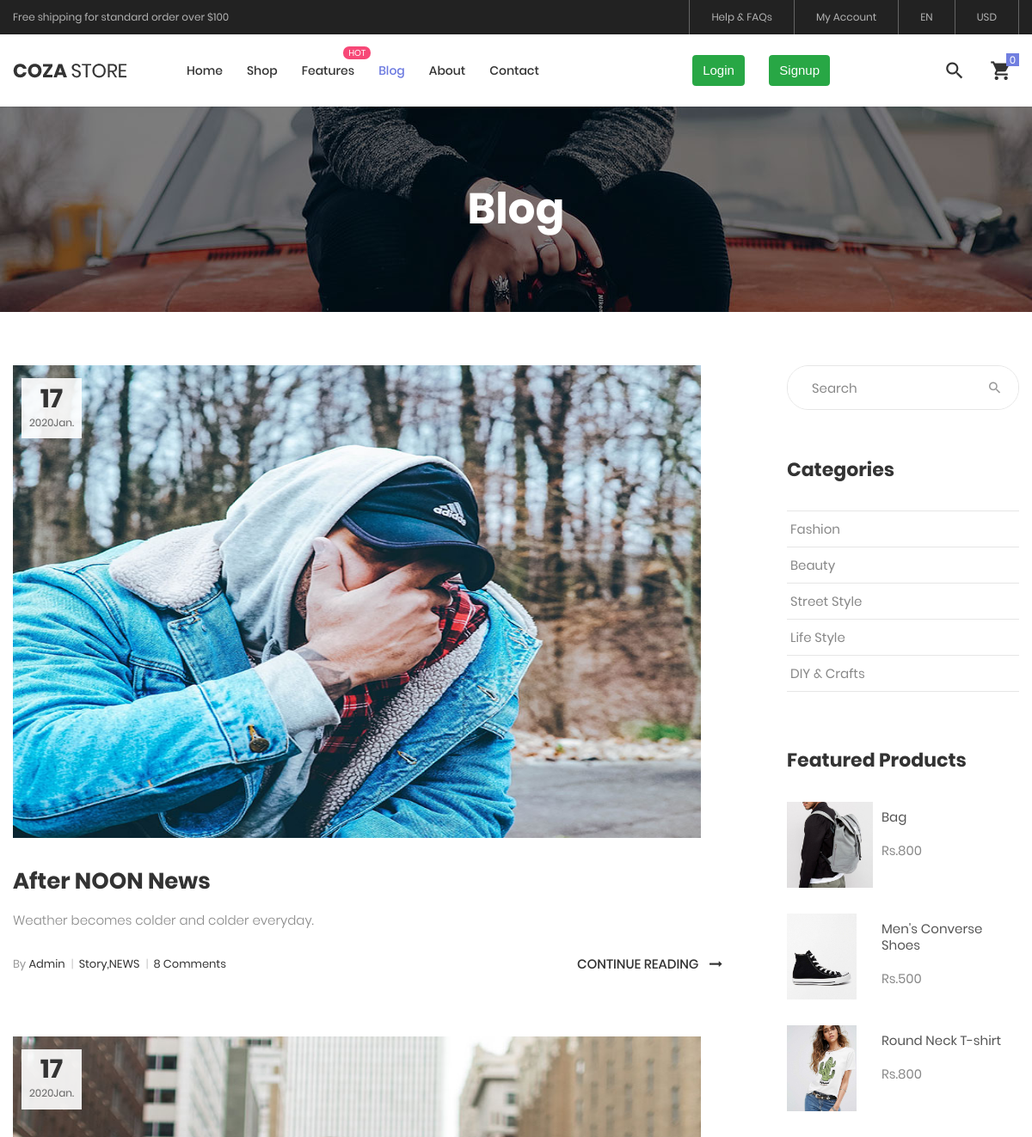
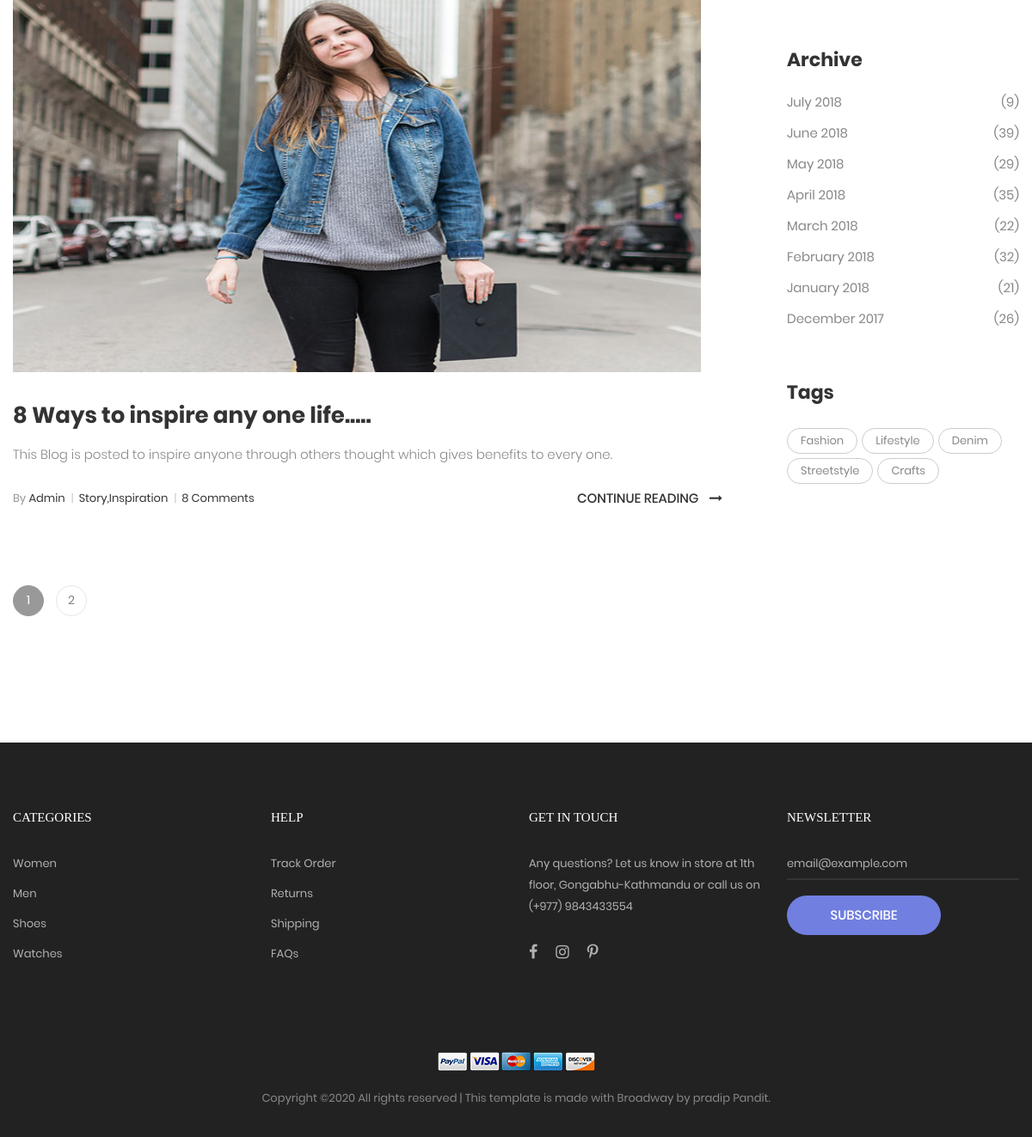
Page /blog on the committed database (2 pictures, top to bottom).
### home/models.py (models this page shows, shortened)
class blogpost(models.Model):
    blogheading = models.TextField(max_length=100,blank=False,default="Today's Heading")
    blogtheme =  models.TextField(max_length=200,blank=False,default="Today's Heading theme")
    blogdescription_para1 = models.TextField(max_length=10000,blank=False,default="Description")
    blogdescription_para2 = models.TextField(max_length=10000,blank=True)
    blogdescription_para3 = models.TextField(max_length=10000,blank=True)
    blogtags = models.CharField(max_length=100,blank=False,default='Story')
    blogimage = models.ImageField(upload_to='blogimage',blank=False)
    date = models.DateTimeField(blank=True,default=uploaddate)

class productcollectioninfo(models.Model):
    id=models.AutoField
    item_name = models.CharField(max_length=200, default='product name')
    item_price = models.IntegerField(default='Rs.00')
    item_type = models.CharField(choices=lis,max_length=100, default='*')
    item_feature = models.TextField(max_length=100,default='No Feature Mention')
    item_description = models.TextField(max_length=1000, default='No Description')
    additional_info_weight = models.CharField(max_length=10,default='..kg')
    additional_info_dimensions = models.CharField(max_length=20,default='.x.x.x cm')
    additional_info_material = models.CharField(max_length=50, default='..% cotton')
    additional_info_available_color = models.CharField(max_length=100,default='black,red,grey....')
    additional_info_size = models.CharField(max_length=50, default='S,M,L,XL,XXL')
    item_image = models.ImageField(upload_to='productImages',blank=False)
    item_Back_view = models.ImageField(upload_to='productImages',blank=False)
    item_alone_view = models.ImageField(upload_to='productImages',blank=False)

### home/views.py (the view)
# urls.py: path('blog',views.blog),
def blog(request):
    productdata = productcollectioninfo.objects.all().order_by('?')[:]
    blogdata = blogpost.objects.all().order_by('-id')[:10]
    return render(request,'blog.html',{'productdata':productdata,'blogdata':blogdata})

### templates/blog.html (shortened to what this page needs)
{% extends 'product.html' %}
{% load static %}
{% block active %}  {% endblock %}
{% block activeblog %} active-menu {% endblock %}
{% block body %}
	<section class="bg-img1 txt-center p-lr-15 p-tb-92" style="background-image: url({%static 'images/bg-02.jpg'%});">
		<h2 class="ltext-105 cl0 txt-center">
			Blog
		</h2>
	</section>
	<section class="bg0 p-t-62 p-b-60">
		<div class="container">
			<div class="row">
				<div class="col-md-8 col-lg-9 p-b-80">
					<div class="p-r-45 p-r-0-lg">
						{% if blogdata %}
						{% for item in blogdata %}
						<div class="p-b-63">
							<a href="/blog-detail?name={{item.id}}" class="hov-img0 how-pos5-parent">
								<img src="/media/{{item.blogimage}}" alt="IMG-BLOG" style="height:550px;width:800px;">
								<div class="flex-col-c-m size-123 bg9 how-pos5">
									<span class="ltext-107 cl2 txt-center">
										{{item.date|date:"j"}}
									</span>
									<span class="stext-109 cl3 txt-center">
										{{item.date|date:"o"}}{{item.date|date:"N"}}
									</span>
								</div>
							</a>
							<div class="p-t-32">
								<h4 class="p-b-15">
									<a href="/blog-detail?name={{item.id}}" class="ltext-108 cl2 hov-cl1 trans-04">
										{{item.blogheading}}
									</a>
								</h4>
								<p class="stext-117 cl6">
									{{item.blogtheme}}
								</p>
								<div class="flex-w flex-sb-m p-t-18">
									<span class="flex-w flex-m stext-111 cl2 p-r-30 m-tb-10">
										<span>
											<span class="cl4">By</span> Admin
											<span class="cl12 m-l-4 m-r-6">|</span>
										</span>
										<span>
											{{item.blogtags}}
											<span class="cl12 m-l-4 m-r-6">|</span>
										</span>
										<span>
											8 Comments
										</span>
									</span>
									<a href="/blog-detail?name={{item.id}}" class="stext-101 cl2 hov-cl1 trans-04 m-tb-10">
										Continue Reading
										<i class="fa fa-long-arrow-right m-l-9"></i>
									</a>
								</div>
							</div>
						</div>
						{% endfor %}
						{% endif %}
						<div class="flex-l-m flex-w w-full p-t-10 m-lr--7">
							<a href="#" class="flex-c-m how-pagination1 trans-04 m-all-7 active-pagination1">
								1
							</a>
							<a href="#" class="flex-c-m how-pagination1 trans-04 m-all-7">
								2
							</a>
						</div>
					</div>
				</div>
				<div class="col-md-4 col-lg-3 p-b-80">
					<div class="side-menu">
						<div class="bor17 of-hidden pos-relative">
							<input class="stext-103 cl2 plh4 size-116 p-l-28 p-r-55" type="text" name="search" placeholder="Search">
							<button class="flex-c-m size-122 ab-t-r fs-18 cl4 hov-cl1 trans-04">
								<i class="zmdi zmdi-search"></i>
							</button>
						</div>
						<div class="p-t-55">
							<h4 class="mtext-112 cl2 p-b-33">
								Categories
							</h4>
							<ul>
								<li class="bor18">
									<a href="#" class="dis-block stext-115 cl6 hov-cl1 trans-04 p-tb-8 p-lr-4">
										Fashion
									</a>
								</li>
								<li class="bor18">
									<a href="#" class="dis-block stext-115 cl6 hov-cl1 trans-04 p-tb-8 p-lr-4">
										Beauty
									</a>
								</li>
								<li class="bor18">
									<a href="#" class="dis-block stext-115 cl6 hov-cl1 trans-04 p-tb-8 p-lr-4">
										Street Style
									</a>
								</li>
								<li class="bor18">
									<a href="#" class="dis-block stext-115 cl6 hov-cl1 trans-04 p-tb-8 p-lr-4">
										Life Style
									</a>
								</li>
								<li class="bor18">
									<a href="#" class="dis-block stext-115 cl6 hov-cl1 trans-04 p-tb-8 p-lr-4">
										DIY & Crafts
									</a>
								</li>
							</ul>
						</div>
						<div class="p-t-65">
							<h4 class="mtext-112 cl2 p-b-33">
								Featured Products
							</h4>
							<ul>
								{% if productdata%}
								{% for item in productdata %}
								{% if forloop.counter <= 3 %}
								<li class="flex-w flex-t p-b-30">
									<a href="/product-detail?name={{item.id}}" class="wrao-pic-w size-214 hov-ovelay1 m-r-20">
										<img src="/media/{{item.item_image}}" alt="PRODUCT" style="height:100px; width:100ps;">
									</a>
									<div class="size-215 flex-col-t p-t-8">
										<a href="/product-detail?name={{item.id}}" class="stext-116 cl8 hov-cl1 trans-04">
											{{item.item_name}}
										</a>
										<span class="stext-116 cl6 p-t-20">
											Rs.{{item.item_price}}
										</span>
									</div>
								</li>
								{% endif %}
								{% endfor %}
								{% endif %}
							</ul>
						</div>
						<div class="p-t-55">
							<h4 class="mtext-112 cl2 p-b-20">
								Archive
							</h4>
							<ul>
								<li class="p-b-7">
									<a href="#" class="flex-w flex-sb-m stext-115 cl6 hov-cl1 trans-04 p-tb-2">
										<span>
											July 2018
										</span>
										<span>
											(9)
										</span>
									</a>
								</li>
								<li class="p-b-7">
									<a href="#" class="flex-w flex-sb-m stext-115 cl6 hov-cl1 trans-04 p-tb-2">
										<span>
											June 2018
										</span>
										<span>
											(39)
										</span>
									</a>
								</li>
								<li class="p-b-7">
									<a href="#" class="flex-w flex-sb-m stext-115 cl6 hov-cl1 trans-04 p-tb-2">
										<span>
											May 2018
										</span>
										<span>
											(29)
										</span>
									</a>
								</li>
								<li class="p-b-7">
									<a href="#" class="flex-w flex-sb-m stext-115 cl6 hov-cl1 trans-04 p-tb-2">
										<span>
											April  2018
										</span>
										<span>
											(35)
										</span>
									</a>
								</li>
								<li class="p-b-7">
									<a href="#" class="flex-w flex-sb-m stext-115 cl6 hov-cl1 trans-04 p-tb-2">
										<span>
											March 2018
										</span>
										<span>
											(22)
										</span>
									</a>
								</li>
								<li class="p-b-7">
									<a href="#" class="flex-w flex-sb-m stext-115 cl6 hov-cl1 trans-04 p-tb-2">
										<span>
											February 2018
										</span>
										<span>
											(32)
										</span>
									</a>
								</li>
								<li class="p-b-7">
									<a href="#" class="flex-w flex-sb-m stext-115 cl6 hov-cl1 trans-04 p-tb-2">
										<span>
											January 2018
										</span>
										<span>
											(21)
										</span>
									</a>
								</li>
								<li class="p-b-7">
									<a href="#" class="flex-w flex-sb-m stext-115 cl6 hov-cl1 trans-04 p-tb-2">
										<span>
											December 2017
										</span>
										<span>
											(26)
										</span>
									</a>
								</li>
							</ul>
						</div>
						<div class="p-t-50">
							<h4 class="mtext-112 cl2 p-b-27">
								Tags
							</h4>
							<div class="flex-w m-r--5">
								<a href="#" class="flex-c-m stext-107 cl6 size-301 bor7 p-lr-15 hov-tag1 trans-04 m-r-5 m-b-5">
									Fashion
								</a>
								<a href="#" class="flex-c-m stext-107 cl6 size-301 bor7 p-lr-15 hov-tag1 trans-04 m-r-5 m-b-5">
									Lifestyle
								</a>
								<a href="#" class="flex-c-m stext-107 cl6 size-301 bor7 p-lr-15 hov-tag1 trans-04 m-r-5 m-b-5">
									Denim
								</a>
								<a href="#" class="flex-c-m stext-107 cl6 size-301 bor7 p-lr-15 hov-tag1 trans-04 m-r-5 m-b-5">
									Streetstyle
								</a>
								<a href="#" class="flex-c-m stext-107 cl6 size-301 bor7 p-lr-15 hov-tag1 trans-04 m-r-5 m-b-5">
									Crafts
								</a>
							</div>
						</div>
					</div>
				</div>
			</div>
		</div>
	</section>
{% endblock %}

### static/css/main.css (style rules this page uses)
.container { max-width: 1380px; }
@media (max-width: 1600px) { .container { max-width: 1200px; } }
.cl0 { color: #fff; }
.cl2 { color: #333; }
.cl3 { color: #666; }
.cl4 { color: #999; }
.cl6 { color: #888; }
.cl8 { color: #555; }
.cl12 { color: #ccc; }
.stext-101 { font-family: Poppins-Medium; font-size: 15px; line-height: 1.466667; text-transform: uppercase; }
.stext-103 { font-family: Poppins-Regular; font-size: 15px; line-height: 1.466667; }
.stext-107 { font-family: Poppins-Regular; font-size: 13px; line-height: 1.923; }
.stext-109 { font-family: Poppins-Regular; font-size: 12px; line-height: 1.833333; }
.stext-111 { font-family: Poppins-Regular; font-size: 13px; line-height: 1.6923; }
.stext-115 { font-family: Poppins-Regular; font-size: 15px; line-height: 1.666667; }
.stext-116 { font-family: Poppins-Regular; font-size: 15px; line-height: 1.266667; }
.stext-117 { font-family: Poppins-Light; font-size: 15px; line-height: 1.666667; }
.mtext-112 { font-family: Poppins-Bold; font-size: 22px; line-height: 1.333333; }
.ltext-105 { font-family: Poppins-Bold; font-size: 50px; line-height: 1.1; }
.ltext-107 { font-family: Poppins-Bold; font-size: 30px; line-height: 1.1; }
.ltext-108 { font-family: Poppins-Bold; font-size: 26px; line-height: 1.3846; }
.size-116 { width: 100%; height: 50px; }
.size-122 { width: 55px; height: 100%; }
.size-123 { width: 70px; min-height: 70px; }
.size-214 { width: 90px; }
.size-215 { width: calc(100% - 110px); }
.size-301 { min-height: 30px; }
.bg0 { background-color: #fff; }
.bg9 { background-color: rgba(255,255,255,0.9); }
.bg-img1 { background-size: cover; background-position: center center; background-repeat: no-repeat; }
.bor7 { border: 1px solid #ccc; border-radius: 15px; }
.bor17 { border: 1px solid #e6e6e6; border-radius: 25px; }
.bor18 { border-top: 1px solid #e6e6e6; }
.bor18:last-child { border-bottom: 1px solid #e6e6e6; }
.how-pagination1 { font-family: Poppins-Regular; font-size: 14px; color: #808080; width: 36px; height: 36px; border-radius: 50%; border: 1px solid #e6e6e6; }
.active-pagination1 { background-color: #999; border-color: #999; color: #fff; }
.how-pos5-parent { position: relative; }
.how-pos5 { position: absolute; top: 15px; left: 10px; }
.hov-img0 { display: block; overflow: hidden; }
.hov-img0 img { width: 100%; -webkit-transition: transform 0.9s ease; -o-transition: transform 0.9s ease; -moz-transition: transform 0.9s ease; transition: transform 0.9s ease; }
.hov-ovelay1 { position: relative; }
.hov-ovelay1::after { content: ""; display: block; position: absolute; width: 100%; height: 100%; top: 0; left: 0; background: rgba(103,117,214,0.8); opacity: 0; transition: all 0.3s; -webkit-transition: all 0.3s; -o-transition: all 0.3s; -moz-transition: all 0.3s; }

### rows in the picture
blogpost: blogimage (picture), date "17", date "2020", date "Jan.", blogheading "After NOON News", blogtheme "Weather becomes colder and colder everyday.", blogtags "Story,NEWS"
blogpost: blogimage (picture), date "17", date "2020", date "Jan.", blogheading "8 Ways to inspire any one life.....", blogtheme "This Blog is posted to inspire anyone through others thought which gives benefits to every one.", blogtags "Story,Inspiration"
productcollectioninfo: item_image (picture), item_name "Bag", item_price "800"
productcollectioninfo: item_image (picture), item_name "Men's Converse Shoes", item_price "500"
productcollectioninfo: item_image (picture), item_name "Round Neck T-shirt", item_price "800"
